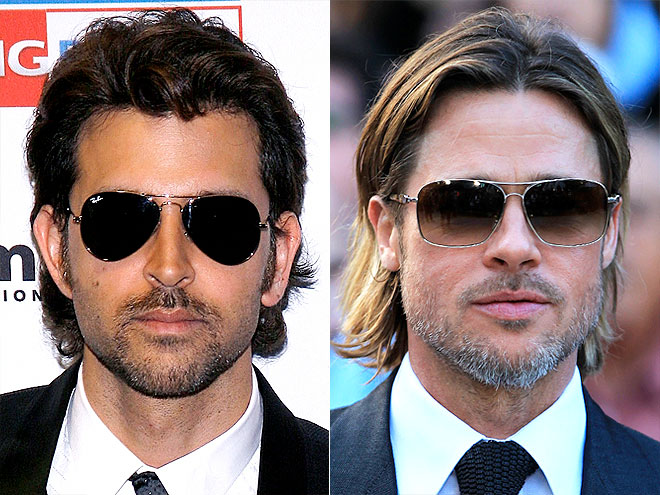
#> input picture hritik.jpg, 660 x 495 px
$ jupyter execute task4.ipynb
#> lines starting #> are read from the running program, lines starting #| are printed output that depends on the picture
[cell 1]
import numpy as np

[cell 2]
import cv2

[cell 3]
#creating image using python code
img = np.zeros((400,400,3))
img[:]=[0,255,255]

[cell 4]
head=cv2.circle(img,(200,100),35,[0,0,255],-1)
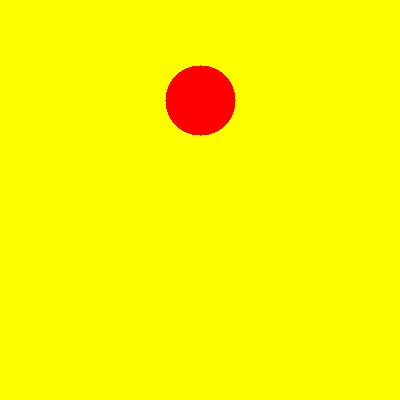
#> img: shape (400, 400, 3) float64; mean of channels 0, 1, 2 0, 248.9, 255; drawn as B, G, R
hand1=cv2.line(img,(185,115),(215,115),[0,0,0],3)

eye =cv2.circle(img,(185,95),9,[0,0,0],-1)
eye2=cv2.circle(img,(215,95),9,[0,0,0],-1)

neck=cv2.line(img,(200,135),(200,150),[0,0,255],10)

body=cv2.rectangle(img,(160,150),(240,230),[255,255,255],-1)

shoulder1=cv2.rectangle(img,(230,150),(255,180),[255,255,255],-1)
shoulder2=cv2.rectangle(img,(145,150),(170,180),[255,255,255],-1)

hand1=cv2.line(img,(260,165),(300,165),[0,0,255],10)
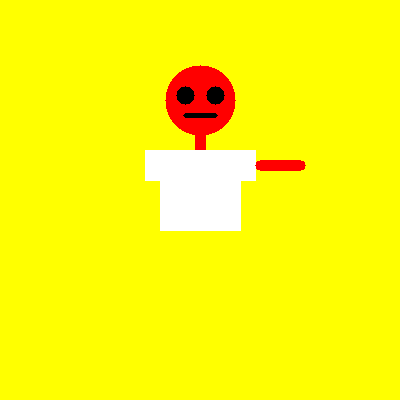
#> hand1: shape (400, 400, 3) float64; mean of channels 0, 1, 2 11.9, 247.8, 253.9; drawn as B, G, R
hand2=cv2.line(img,(105,165),(140,165),[0,0,255],10)

thick=cv2.rectangle(img,(195,230),(205,235),[0,0,0],-1)

leg1=cv2.line(img,(177,275),(177,310),[0,0,255],10)
leg2=cv2.line(img,(222,275),(222,310),[0,0,255],10)

boot1=cv2.rectangle(img,(159,310),(182,323),[255,255,255],-1)
boot2=cv2.rectangle(img,(217,310),(240,323),[255,255,255],-1)

thigh1=cv2.rectangle(img,(160,230),(195,270),[0,0,0],-1)
thigh2=cv2.rectangle(img,(205,230),(240,270),[0,0,0],-1)

[cell 5]
cv2.imshow('child',img)
cv2.waitKey()
cv2.destroyAllWindows()

[cell 6]
#croping and swapping the image
model = cv2.CascadeClassifier('haarcascade_frontalface_default.xml')
photo=cv2.imread('hritik.jpg')
#> photo is the input picture: shape (495, 660, 3); mean B, G, R 119.8, 120.3, 136.6

[cell 7]
faces=model.detectMultiScale(photo)
#> faces = [[380, 111, 258, 258], [32, 122, 280, 280]]

[cell 8]
faces
#> Out = [[380, 111, 258, 258], [32, 122, 280, 280]]

[cell 9]
face1_co=faces[0]
#> face1_co = [380, 111, 258, 258]
face2_co=faces[1]
#> face2_co = [32, 122, 280, 280]

[cell 10]
face1_co
#> Out = [380, 111, 258, 258]

[cell 11]
face1 =np.zeros((280,280,3))
face2 = photo[122:280+122,32:280+32]
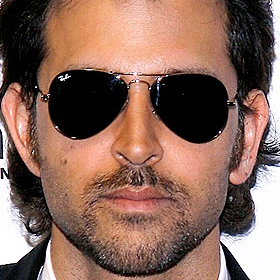
#> face2: shape (280, 280, 3); mean B, G, R 92, 104.5, 137.4
face1[0:280,0:280]= photo[122:280+122,32:280+32]

[cell 12]
face2_co
#> Out = [32, 122, 280, 280]

[cell 13]
face3=np.zeros((258,258,3))
face4= photo[111:111+258,380:380+258]
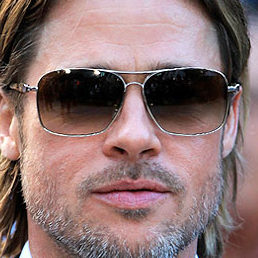
#> face4: shape (258, 258, 3); mean B, G, R 113.6, 114.5, 140.7
face3[0:280,0:280]= photo[111:111+258,380:380+258]

[cell 14]
cv2.imshow('child',face2)
cv2.waitKey()
cv2.destroyAllWindows()

[cell 15]
face2_co
#> Out = [32, 122, 280, 280]

[cell 16]
cv2.imshow('child',face4)
cv2.waitKey()
cv2.destroyAllWindows()

[cell 17]
face3.shape
#> Out = (258, 258, 3)

[cell 18]
face1.shape
#> Out = (280, 280, 3)

[cell 19]
cv2.imshow('child',photo)
cv2.waitKey()
cv2.destroyAllWindows()

[cell 20]
photo[122:258+122,32:258+32]=face3
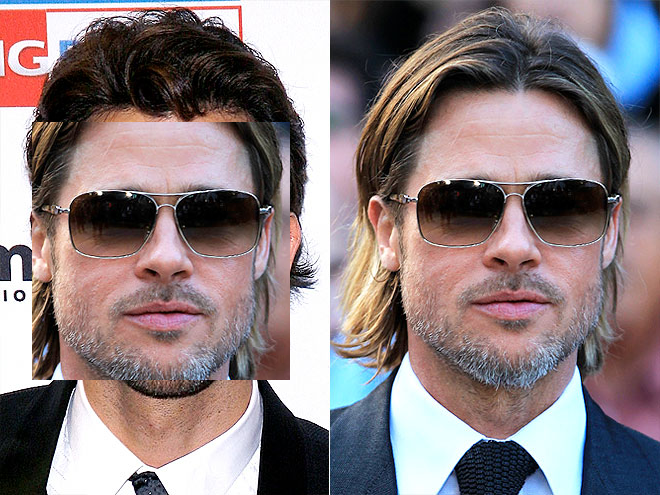
#> photo: shape (495, 660, 3); mean B, G, R 125.9, 123.8, 137.9
photo[111:111+280,380:380+280]=face1
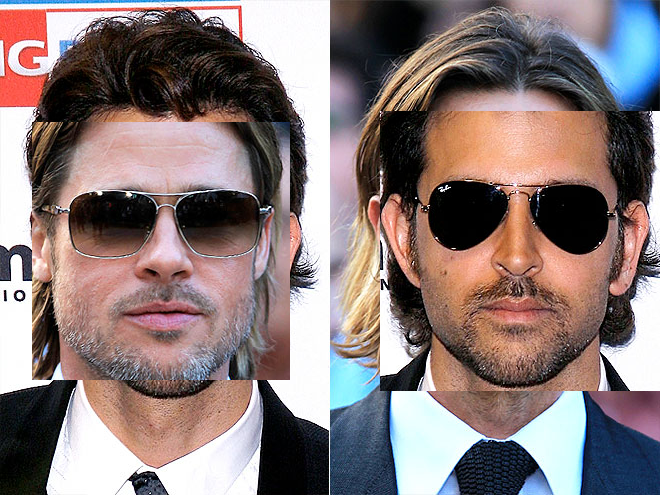
#> photo: shape (495, 660, 3); mean B, G, R 120.4, 121.2, 137.1

[cell 21]
cv2.imshow('child',photo)
cv2.waitKey()
cv2.destroyAllWindows()

[cell 22]
##image combining

[cell 23]
photo1=cv2.imread('hritik.jpeg')
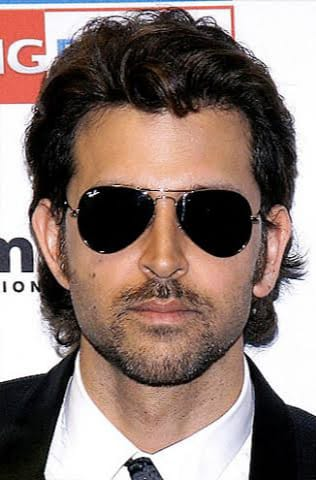
#> input picture hritik.jpeg, 316 x 480 px
#> photo1 is the input picture: shape (480, 316, 3); mean B, G, R 116.1, 122.5, 141.2

[cell 24]
photo1.shape
#> Out = (480, 316, 3)

[cell 25]
photo2=cv2.imread('brad.jpeg')
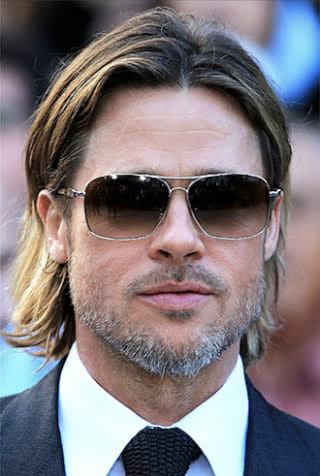
#> input picture brad.jpeg, 320 x 476 px
#> photo2 is the input picture: shape (476, 320, 3); mean B, G, R 122.9, 118.2, 126.5

[cell 26]
photo2.shape
#> Out = (476, 320, 3)

[cell 27]
crop1=photo1[:476,:]
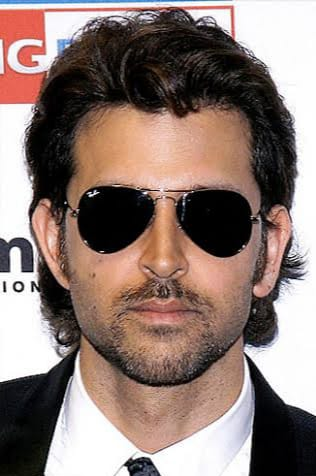
#> crop1: shape (476, 316, 3); mean B, G, R 115.8, 122.3, 141.2

[cell 28]
crop1.shape
#> Out = (476, 316, 3)

[cell 29]
crop2=photo2[:,:]

[cell 30]
crop2.shape

[cell 31]
orignal=np.hstack((crop1,crop2))
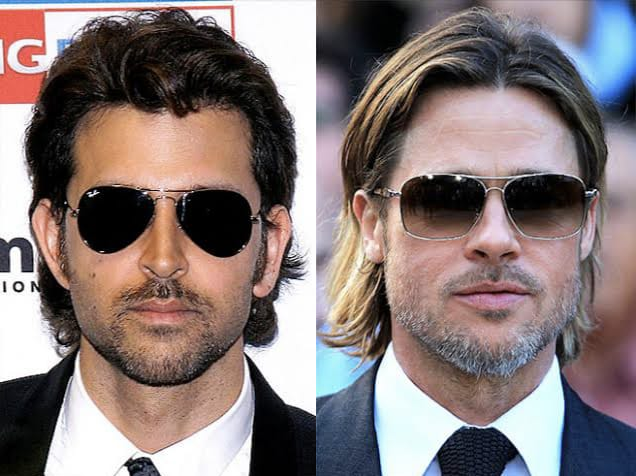
#> orignal: shape (476, 636, 3); mean B, G, R 119.4, 120.2, 133.8
